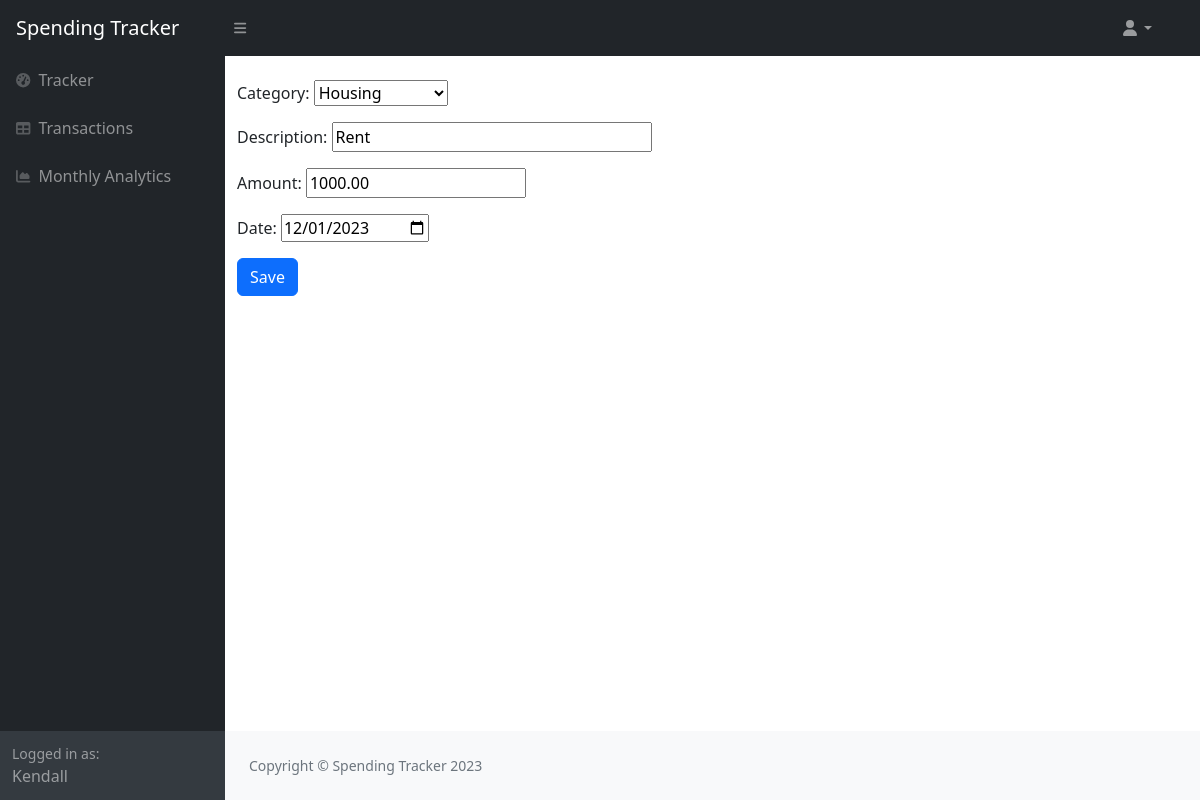
/97/update/ (signed in), run on the app's committed database.
### transactions/models.py (models this page shows, shortened)
class Spending(models.Model):
    customer = models.ForeignKey(User, on_delete=models.CASCADE)
    category = models.ForeignKey(Category, on_delete=models.CASCADE)
    description = models.CharField(max_length=155)
    amount = models.DecimalField(max_digits=6, decimal_places=2)
    date = models.DateField()

### transactions/views.py (the view)
# urls.py: path('<int:transaction_id>/update/', transaction_update_view, name='transaction-update'),
@login_required
def transaction_update_view(request, transaction_id):
    obj = get_object_or_404(Spending, id=transaction_id, customer=request.user)
    form = TransactionForm(request.POST or None, instance=obj)
    if form.is_valid():
        form.instance.customer = request.user
        form.save()
        return redirect('transaction-list')
    context = {'form': form}
    return render(request, 'transactions/transaction_create.html', context)

### transactions/forms.py
class TransactionForm(forms.ModelForm):
    description = forms.CharField(widget=forms.TextInput(attrs={'placeholder': 'Enter Name or Place of making spending: $',
                                                                'style': 'width: 320px'}))
    amount = forms.DecimalField(widget=forms.NumberInput(attrs={'placeholder': 'How much did you spend?',
                                                                'style': 'width: 220px'}))
    date = forms.DateField(widget=forms.DateInput(attrs={'type': 'date'}), input_formats=['%Y-%m-%d'])
    class Meta:
        model = Spending
        fields = ['category', 'description', 'amount', 'date']

### transactions/models.py (called while the page is built)
    def __str__(self):
        return self.title

### transactions/templates/transactions/transaction_create.html (shortened to what this page needs)
{% extends 'transactions/layout.html' %}
{% block content %}
<div class="container">
    <form class="pt-4" action="" method="POST">
        {{ form.as_p }}
        <input type="submit" value="Save" class="btn btn-primary">
    </form>
</div>
{% endblock %}

### transactions/templates/transactions/layout.html (shortened to what this page needs)
{% load static %}
<!DOCTYPE html>
<html lang="en">
    <head>
        <link href="https://cdn.jsdelivr.net/npm/bootstrap@5.1.3/dist/css/bootstrap.min.css" rel="stylesheet">
        <link href="https://cdn.jsdelivr.net/npm/simple-datatables@7.1.2/dist/style.min.css" rel="stylesheet" />
        <link rel="stylesheet" type="text/css" href="{% static 'transactions/styles.css' %}">
    </head>
    <body class="sb-nav-fixed">
        <nav class="sb-topnav navbar navbar-expand navbar-dark bg-dark">
            <a class="navbar-brand ps-3" href="{% url 'transaction-list' %}">Spending Tracker</a>
            <button class="btn btn-link btn-sm order-1 order-lg-0 me-4 me-lg-0" id="sidebarToggle" href="#!"><i class="fas fa-bars"></i></button>
            <div class="d-none d-md-inline-block form-inline ms-auto me-0 me-md-3 my-2 my-md-0">
            <ul class="navbar-nav ms-auto ms-md-0 me-3 me-lg-4">
                <li class="nav-item dropdown">
                    <a class="nav-link dropdown-toggle" id="navbarDropdown" href="#" role="button" data-bs-toggle="dropdown" aria-expanded="false"><i class="fas fa-user fa-fw"></i></a>
                </li>
            </ul></div>
        </nav>
        <div id="layoutSidenav">
            <div id="layoutSidenav_nav">
                <nav class="sb-sidenav accordion sb-sidenav-dark" id="sidenavAccordion">
                    <div class="sb-sidenav-menu">
                        <div class="nav">
                            <a class="nav-link" href="{% url 'transaction-list' %}">
                                <div class="sb-nav-link-icon"><i class="fas fa-tachometer-alt"></i></div>
                                Tracker
                            </a>
                            <a class="nav-link" href="{% url 'history' %}">
                                <div class="sb-nav-link-icon"><i class="fas fa-table"></i></div>
                                Transactions
                            </a>
                            <a class="nav-link" href="{% url 'analytics' %}">
                                <div class="sb-nav-link-icon"><i class="fas fa-chart-area"></i></div>
                                Monthly Analytics
                            </a>
                        </div>
                    </div>
                    <div class="sb-sidenav-footer">
                        {% if user.is_authenticated %}
                        <div class="small">Logged in as:</div>
                        {{ request.user }}
                        {% endif %}
                    </div>
                </nav>
            </div>
            <div id="layoutSidenav_content">
                <main>
                    {% block content %}{% endblock %}
                </main>
            <footer class="py-4 bg-light mt-auto">
                <div class="container-fluid px-4">
                    <div class="d-flex align-items-center justify-content-between small">
                        <div class="text-muted">Copyright &copy; Spending Tracker 2023</div>
                    </div>
                </div>
            </footer>
            </div>
        </div>
    </body>
</html>

### data on the page
Spending: category "Housing", description "Rent", amount "1000.00", date "12/01/2023"

### other printed values
{{ request.user }} "Kendall"
